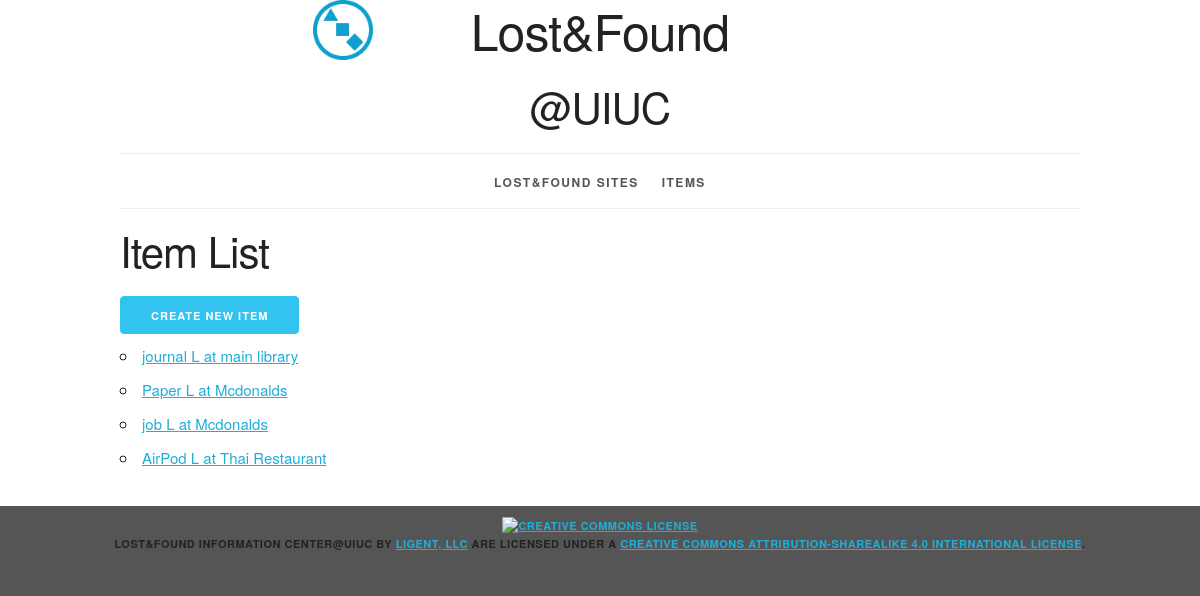
The page /item/ on the database as committed earlier.
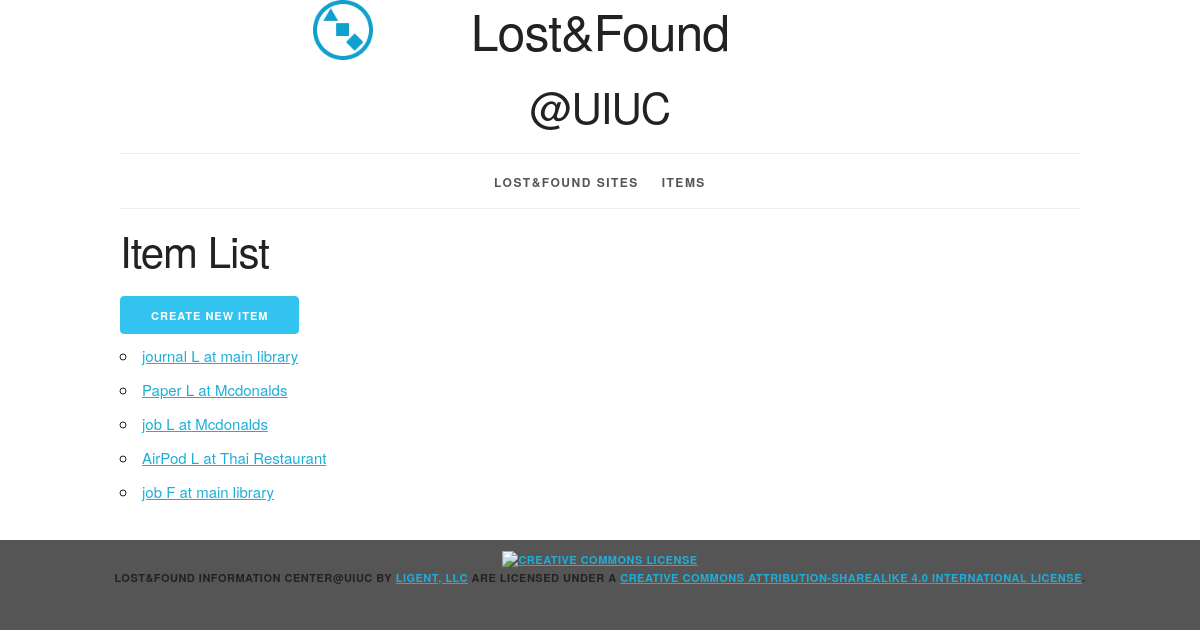
The same page on the database as committed later.
### info/models.py (models this page shows, shortened)
class Item(models.Model):
    item_id = models.AutoField(primary_key = True)
    item_name = models.CharField(max_length=30)
    type = models.CharField(max_length=10, choices=(('L', 'Lost'), ('F', "Found"),)) # lost or found
    place = models.CharField(max_length=80) # where the item is found or lost
    eventDate = models.DateField()
    eventTime = models.CharField(max_length=20) # like 'around 2pm'
    registeredTime = models.DateTimeField(auto_now_add=True)
    quantity = models.IntegerField()
    ps = models.CharField(max_length=80, null=True, blank=True)
    site = models.ForeignKey(Site, related_name='items', on_delete=models.PROTECT)
    user = models.ForeignKey(User, related_name='items', on_delete=models.PROTECT)
    def __str__(self):
        return '%s %s at %s' % (self.item_name, self.type, self.place)
    class Meta:
        ordering = ['registeredTime']
    def get_absolute_url(self):
        return reverse('info_item_detail_urlpattern',
                       kwargs={'pk': self.pk})

### info/views.py (the view)
class ItemList(PageLinksMixin, ListView):
    paginate_by = 10
    model = Item

### info/utils.py (called while the page is built)
    def first_page(self, page):
        if page.number > 1:
            return self._page_urls(1)
        return None

    def previous_page(self, page):
        if (page.has_previous()
                and page.number > 2):
            return self._page_urls(
                page.previous_page_number())
        return None

    def next_page(self, page):
        last_page = page.paginator.num_pages
        if (page.has_next()
                and page.number < last_page - 1):
            return self._page_urls(
                page.next_page_number())
        return None

    def last_page(self, page):
        last_page = page.paginator.num_pages
        if page.number < last_page:
            return self._page_urls(last_page)
        return None

### info/templates/info/item_list.html (shortened to what this page needs)
{% extends 'info/base.html' %}
{% block content %}
    <h2> Item List</h2>
    <div>
        <a href="{% url 'info_item_create_urlpattern' %}"
            class="button button-primary">
            Create New Item
        </a>
    </div>
    <ul>
        {% for item in item_list %}
            <li>
                <a href="{{ item.get_absolute_url }}">{{ item }}</a>
            </li>
        {% empty %}
            <li><em>There are currently no items here.</em></li>
        {% endfor %}
    </ul>
{% endblock %}

Rows that differ between the two databases and show on the page:
added Item: item_name+type+place "job F at main library"
